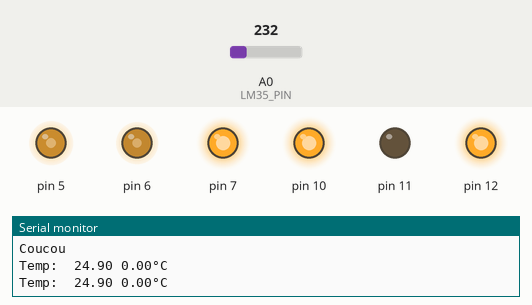
Simulated run of this sketch. Board: Arduino Uno, built with avr-gcc and run on an emulated ATmega328P. On the bench: output pins drawn as LEDs (lit = HIGH), the last lines printed to the serial monitor. The inputs (shaded band) are chosen by the test bench; at power-on: A0 (LM35_PIN) = 232.

Above: at 5.2 s.
5.3 s: A0 (LM35_PIN) set to 250
At 7.0 s:
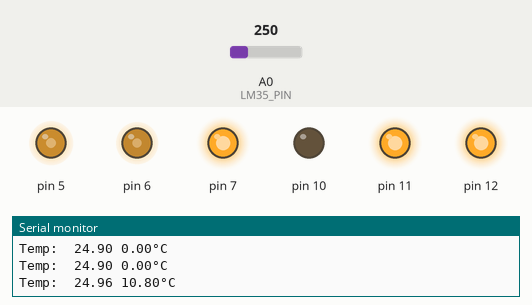
7.5 s: A0 (LM35_PIN) set to 237
11.4 s: A0 (LM35_PIN) set to 225
12.9 s: A0 (LM35_PIN) set to 201
At 13.3 s:
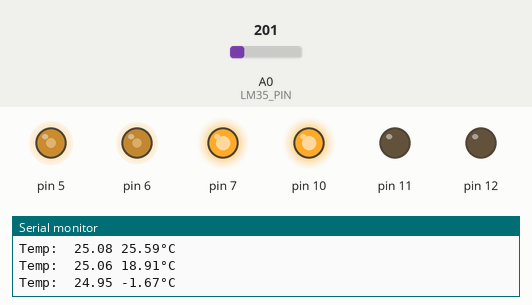
14.5 s: A0 (LM35_PIN) set to 266
At 16.3 s:
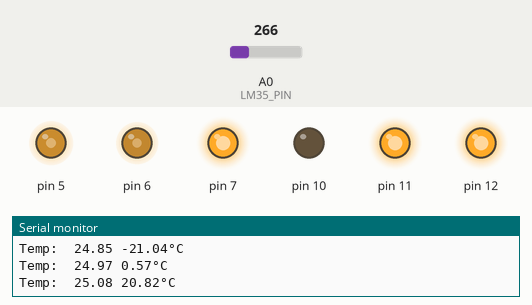
Timing chart, 0 to 47.6 s (numbered marks = the images above; inputs shaded):
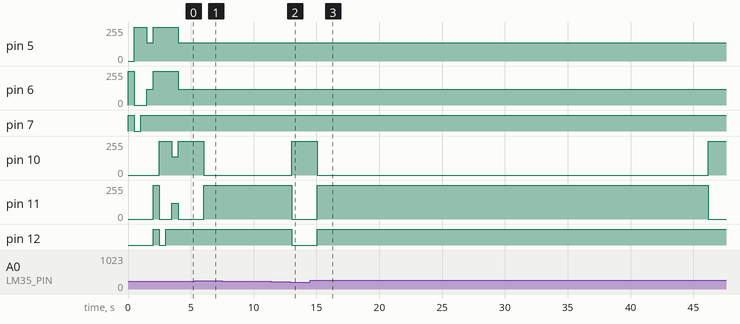

Measured:
- after the input at 5.3 s, pin 10: 255/255 → 0/255 after 0.71 s; pin 11: 0/255 → 255/255 after 0.71 s
- after the input at 12.9 s, pin 10: 0/255 → 255/255 after 0.14 s; pin 11: 255/255 → 0/255 after 0.14 s; pin 12: HIGH → LOW after 0.14 s
- after the input at 14.5 s, pin 5: stays 136/255 (without the input it goes to 255/255 after 8.6 s); pin 6: stays 119/255 (without the input it goes to 0/255 after 8.6 s); pin 10: 255/255 → 0/255 after 0.55 s, → 255/255 31.1 s later; pin 11: 0/255 → 255/255 after 0.55 s, → 0/255 31.1 s later; pin 12: LOW → HIGH after 0.55 s instead of 29.7 s

The sketch:

sketch.ino
```cpp
/****************************************************************************/
/*  Copyright © 2014-2015, Utix SAS                                         */
/*  All rights reserved.                                                    */
/*                                                                          */
/*  Redistribution and use in source and binary forms, with or without      */
/*  modification, are permitted provided that the following conditions are  */
/*  met:                                                                    */
/*      * Redistributions of source code must retain the above copyright    */
/*        notice, this list of conditions and the following disclaimer.     */
/*      * Redistributions in binary form must reproduce the above           */
/*        copyright notice, this list of conditions and the following       */
/*        disclaimer in the documentation and/or other materials provided   */
/*        with the distribution.                                            */
/*      * Neither the names of Utix employees nor the names of any          */
/*        contributors may be used to endorse or promote products derived   */
/*        from this software without specific prior written permission.     */
/*                                                                          */
/*  THIS SOFTWARE IS PROVIDED BY THE COPYRIGHT HOLDERS AND CONTRIBUTORS     */
/*  "AS IS" AND ANY EXPRESS OR IMPLIED WARRANTIES, INCLUDING, BUT NOT       */
/*  LIMITED TO, THE IMPLIED WARRANTIES OF MERCHANTABILITY AND FITNESS FOR   */
/*  A PARTICULAR PURPOSE ARE DISCLAIMED. IN NO EVENT SHALL COPYRIGHT OWNER  */
/*  OR CONTRIBUTORS BE LIABLE FOR ANY DIRECT, INDIRECT, INCIDENTAL,         */
/*  SPECIAL, EXEMPLARY, OR CONSEQUENTIAL DAMAGES (INCLUDING, BUT NOT        */
/*  LIMITED TO, PROCUREMENT OF SUBSTITUTE GOODS OR SERVICES; LOSS OF USE,   */
/*  DATA, OR PROFITS; OR BUSINESS INTERRUPTION) HOWEVER CAUSED AND ON ANY   */
/*  THEORY OF LIABILITY, WHETHER IN CONTRACT, STRICT LIABILITY, OR TORT     */
/*  (INCLUDING NEGLIGENCE OR OTHERWISE) ARISING IN ANY WAY OUT OF THE USE   */
/*  OF THIS SOFTWARE, EVEN IF ADVISED OF THE POSSIBILITY OF SUCH DAMAGE.    */
/****************************************************************************/

#include <rgb.h>


#define LM35_PIN      A0
#define TEMP_PINS     5, 6, 7
#define VAR_PINS      10, 11, 12
#define SAMPLE_SIZE   32

#define countof(table)  sizeof(table) / sizeof((table)[0])
/*{{{ Globals */

static Rgb* led_temp;
static Rgb* led_var;

/* Temperatures sample in deciCelsius (200 for 20°C) */
static int temperatures[SAMPLE_SIZE];

/*}}}*/
/*{{{ Stats functions */

/*
 * Compute sample average
 * \param[in] t          the sample array
 * \param[in] size       the size of the sample
 *
 * \return float
 *    The average value of the sample
 */
static float average(int *t, size_t size) {
    float res = 0;

    if (!size)
        return 0;

    for (int i = 0; i < size; i++) {
        res += t[i];
    }

    return res / size;
}

/*
 * Compute variance of regular distributed sample
 *
 * \param[in] size       inumber of sample
 *
 * \return float
 *    The variance coefficient of the sample
 */
static float variance(size_t size) {
    float res = 0;
    float average = (size - 1) / 2.;

    if (!size)
        return 0;

    for (int i = 0; i < size; i++) {
        res += (i - average) * (i - average);
    }

    return res / size;
}

/*
 * Compute covariance of a sample regulary distributed on time
 *
 * \param[in] t          the sample array
 * \param[in] size       the size of the sample
 * \param[in] a          the average value of the sample
 * \param[in] pos        the lastest element of the sample
 *
 * \return float
 *    The covariance coefficient of the sample
 */
static float covariance(int *t, size_t size, float a, int pos) {
    float res = 0;
    float average = (size - 1) / 2.;

    if (!size)
        return 0;

    for (int i = 0; i < size; i++) {
        res += (t[(i + pos) % size] - a) * (i - average);
    }

    return res / size;
}

/*
 * Find the regression coefficient of a regulary distributed sample
 *
 * \param[in] t          the sample array
 * \param[in] size       the size of the sample
 * \param[in] a          the average value of the sample
 * \param[in] pos        the lastest element of the sample
 *
 * \return float
 *    The regression coefficient of the sample
 */
static float coefficient(int *t, size_t size, float a, int pos) {
    float var, covar;

    var = variance(size);
    covar = covariance(t, size, a, pos);

    return covar / var;
}

/*}}}*/

/*
 * This return 10 * the temperature in Celsius
 * Temperatures are stored as int, we need one decimal for precision
 *
 *
 * \return float
 *     Read the LMS35 value as deciCelsius
 */
static float get_temp() {
    /* 1.1V is the INTERNAL analogReference */
    /* 1000 to have deciCelsius
     * 1023 analogRead returns value between 0 and 1023
     */
    return analogRead(LM35_PIN) * 1.1 * 1000 / 1023;
}

void setup() {
    float temp;
    Serial.begin(9600);
    Serial.println("Coucou");
    led_temp = new Rgb(TEMP_PINS);
    led_var = new Rgb(VAR_PINS);

    /* use INTERNAL 1.1V as reference to increase accuracy */
    analogReference(INTERNAL);

    /* at startup fill the temp array with the current temp */
    temp = get_temp();
    for (int i = 0; i < countof(temperatures); i++) {
        temperatures[i] = temp;
    }
}

void loop() {
    static int i = 0;

    float temp;
    float coef;

    i %= countof(temperatures);

    temperatures[i++] = get_temp();

    temp = average(temperatures, countof(temperatures));

    /*
     * Use the regression coefficient to know if temp is increasing, stable
     * or decreasing
     * */
    coef = 100 * coefficient(temperatures, countof(temperatures), temp, i);

    Serial.print("Temp: ");
    Serial.print(" ");
    Serial.print(temp / 10.);
    Serial.print(" ");
    Serial.print(coef);
    Serial.println("°C");

    if (coef > 0) {
        led_var->color(RED);
    } else if (coef < 0) {
        led_var->color(AQUA);
    } else {
        led_var->color(GREEN);
    }
    if (temp < 200) {
        led_temp->color(AQUA);
    } else if (temp > 300) {
        led_temp->color(RED);
    } else if (temp < 240) {
        led_temp->color(GREEN);
    } else {
        led_temp->color(ORANGE);
    }
    delay(1000);
}
```
